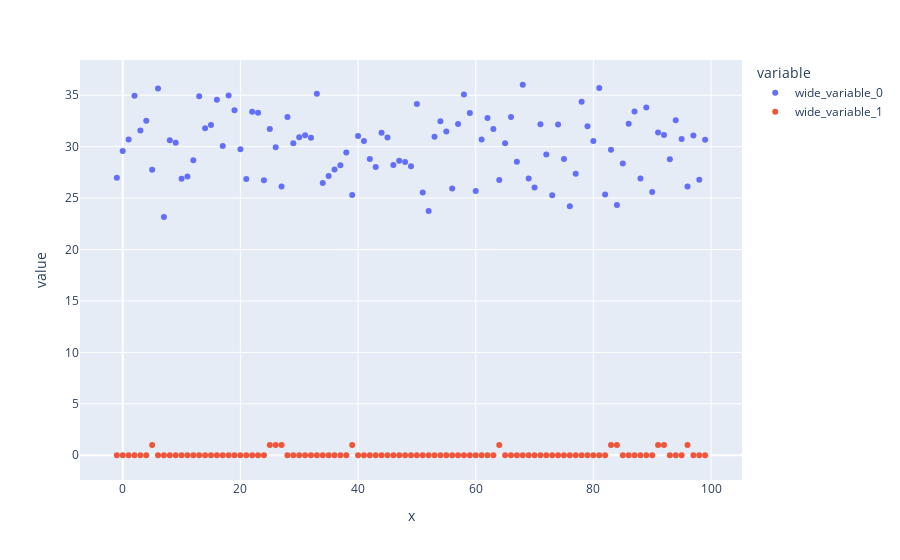

The notebook cell this image was saved under:
### Code cell
px.scatter(x=df.time, y=[df.bandwidth, df.flagged_malicious])

### Figure 1 — Plotly figure (JSON) as saved in the notebook; plotly's stock layout.template omitted (floating-point values rounded to 4 significant figures)
{"data": [{"hovertemplate": "variable=wide_variable_0<br>x=%{x}<br>value=%{y}<extra></extra>", "legendgroup": "wide_variable_0", "marker": {"color": "#636efa", "symbol": "circle"}, "mode": "markers", "name": "wide_variable_0", "orientation": "v", "showlegend": true, "type": "scatter", "x": [-1, 0, 1, 2, 3, 4, 5, 6, 7, 8, 9, 10, 11, 12, 13, 14, 15, 16, 17, 18, 19, 20, 21, 22, 23, 24, 25, 26, 27, 28, 29, 30, 31, 32, 33, 34, 35, 36, 37, 38, 39, 40, 41, 42, 43, 44, 45, 46, 47, 48, 49, 50, 51, 52, 53, 54, 55, 56, 57, 58, 59, 60, 61, 62, 63, 64, 65, 66, 67, 68, 69, 70, 71, 72, 73, 74, 75, 76, 77, 78, 79, 80, 81, 82, 83, 84, 85, 86, 87, 88, 89, 90, 91, 92, 93, 94, 95, 96, 97, 98, 99], "xaxis": "x", "y": [26.99, 29.59, 30.69, 34.96, 31.57, 32.52, 27.77, 35.65, 23.17, 30.63, 30.39, 26.88, 27.1, 28.68, 34.89, 31.79, 32.09, 34.56, 30.07, 34.96, 33.54, 29.76, 26.86, 33.38, 33.3, 26.73, 31.71, 29.93, 26.14, 32.89, 30.34, 30.91, 31.11, 30.86, 35.13, 26.48, 27.14, 27.78, 28.2, 29.42, 25.31, 31.04, 30.54, 28.79, 28.03, 31.34, 30.88, 28.22, 28.62, 28.5, 28.09, 34.14, 25.54, 23.76, 30.97, 32.46, 31.47, 25.94, 32.21, 35.07, 33.27, 25.69, 30.7, 32.79, 31.72, 26.77, 30.34, 32.87, 28.54, 36.02, 26.91, 26.03, 32.18, 29.23, 25.28, 32.16, 28.81, 24.21, 27.37, 34.36, 32.0, 30.55, 35.7, 25.36, 29.7, 24.32, 28.36, 32.22, 33.43, 26.9, 33.81, 25.59, 31.39, 31.12, 28.77, 32.56, 30.73, 26.12, 31.08, 26.79, 30.67], "yaxis": "y"}, {"hovertemplate": "variable=wide_variable_1<br>x=%{x}<br>value=%{y}<extra></extra>", "legendgroup": "wide_variable_1", "marker": {"color": "#EF553B", "symbol": "circle"}, "mode": "markers", "name": "wide_variable_1", "orientation": "v", "showlegend": true, "type": "scatter", "x": [-1, 0, 1, 2, 3, 4, 5, 6, 7, 8, 9, 10, 11, 12, 13, 14, 15, 16, 17, 18, 19, 20, 21, 22, 23, 24, 25, 26, 27, 28, 29, 30, 31, 32, 33, 34, 35, 36, 37, 38, 39, 40, 41, 42, 43, 44, 45, 46, 47, 48, 49, 50, 51, 52, 53, 54, 55, 56, 57, 58, 59, 60, 61, 62, 63, 64, 65, 66, 67, 68, 69, 70, 71, 72, 73, 74, 75, 76, 77, 78, 79, 80, 81, 82, 83, 84, 85, 86, 87, 88, 89, 90, 91, 92, 93, 94, 95, 96, 97, 98, 99], "xaxis": "x", "y": [0, 0, 0, 0, 0, 0, 1, 0, 0, 0, 0, 0, 0, 0, 0, 0, 0, 0, 0, 0, 0, 0, 0, 0, 0, 0, 1, 1, 1, 0, 0, 0, 0, 0, 0, 0, 0, 0, 0, 0, 1, 0, 0, 0, 0, 0, 0, 0, 0, 0, 0, 0, 0, 0, 0, 0, 0, 0, 0, 0, 0, 0, 0, 0, 0, 1, 0, 0, 0, 0, 0, 0, 0, 0, 0, 0, 0, 0, 0, 0, 0, 0, 0, 0, 1, 1, 0, 0, 0, 0, 0, 0, 1, 1, 0, 0, 0, 1, 0, 0, 0], "yaxis": "y"}], "layout": {"autosize": true, "legend": {"title": {"text": "variable"}, "tracegroupgap": 0}, "margin": {"t": 60}, "xaxis": {"anchor": "y", "autorange": true, "domain": [0, 1], "range": [-7.121, 105.1], "title": {"text": "x"}, "type": "linear"}, "yaxis": {"anchor": "x", "autorange": true, "domain": [0, 1], "range": [-2.789, 38.81], "title": {"text": "value"}, "type": "linear"}}}
